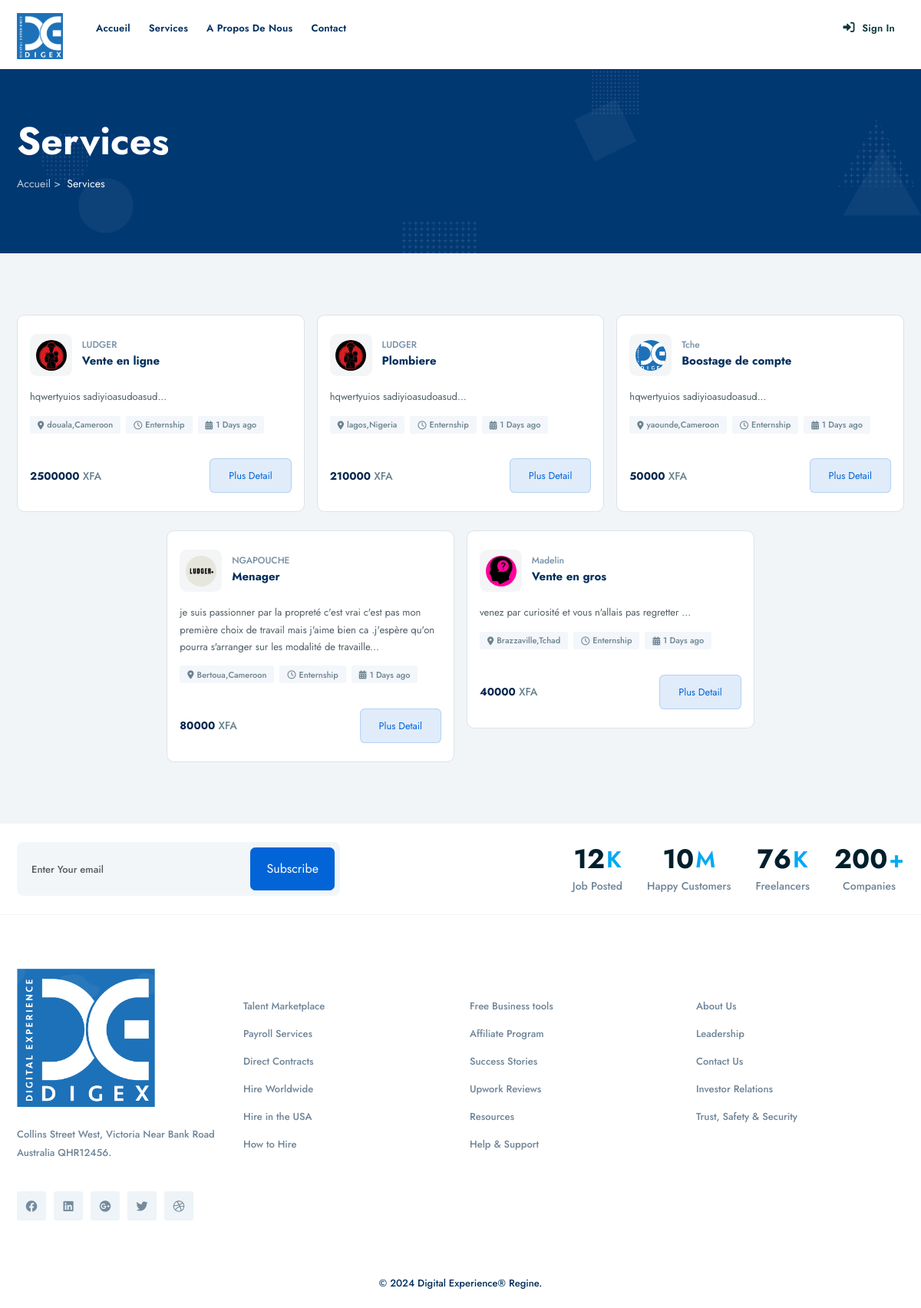
Page /job.php on the committed database.
### tables this page shows
CREATE TABLE `services` (
  `id` int(11) NOT NULL,
  `user_id` int(11) NOT NULL,
  `title` varchar(100) NOT NULL,
  `expired` enum('0','1') NOT NULL DEFAULT '0',
  `pays_service` varchar(100) NOT NULL,
  `ville_service` varchar(100) NOT NULL,
  `experience_service` varchar(100) NOT NULL,
  `description_service` varchar(255) NOT NULL,
  `salaire_service` int(11) NOT NULL,
  `skill_service` varchar(100) NOT NULL,
  `applied_service` int(11) NOT NULL DEFAULT 0,
  `view_service` int(11) NOT NULL DEFAULT 0,
  `created_at` date NOT NULL,
  `updated_at` date NOT NULL
);

CREATE TABLE `users` (
  `id` int(11) NOT NULL,
  `img` varchar(100) NOT NULL,
  `nom` varchar(100) NOT NULL,
  `prenom` varchar(100) NOT NULL,
  `email` varchar(100) NOT NULL,
  `number` int(20) NOT NULL,
  `sexe` varchar(100) NOT NULL,
  `password` varchar(100) NOT NULL,
  `type` varchar(100) NOT NULL,
  `langue` varchar(100) NOT NULL,
  `skill` varchar(100) DEFAULT NULL,
  `description` longtext DEFAULT NULL,
  `experience` varchar(100) DEFAULT NULL,
  `emplois` varchar(100) NOT NULL,
  `ville` varchar(100) NOT NULL,
  `pays` varchar(100) DEFAULT NULL,
  `social` longtext NOT NULL DEFAULT '\'{"facebook":" ","tweeter":" ","instagram":" ","linkin":" "}\'',
  `abonnement` varchar(100) DEFAULT NULL,
  `date_naissance` date DEFAULT NULL,
  `created_at` timestamp NOT NULL DEFAULT current_timestamp() ON UPDATE current_timestamp(),
  `updated_at` timestamp NOT NULL DEFAULT current_timestamp()
);

### controller/job_controller.php (the view, shortened to what this page needs)
<section class="gray-simple">
    <div class="container">
        <div class="row">
            <div class="col-lg-12 col-md-12 col-sm-12">
                <div class="row justify-content-center gx-xl-3 gx-3 gy-4">
                    <?php
                        include('actions/conbd.php');
                        $txtSearchField = $_GET['research'];
                        $sql="SELECT services.id,
                                    services.pays_service,
                                    services.title,
                                    services.ville_service,
                                    services.salaire_service,
                                    services.created_at,
                                    services.description_service,
                                    users.nom,
                                    users.prenom,
                                    users.img
                                FROM services
                                INNER JOIN users
                                ON services.user_id=users.id
                                WHERE  CONCAT(services.title, ' ',
                                                services.pays_service, ' ',
                                                services.ville_service, ' ',
                                                users.nom, ' ',
                                                users.prenom
                                                ) LIKE '%$txtSearchField%'" ;
                                    $query = mysqli_query($link,$sql);
                                    $nblignes=mysqli_num_rows($query);
                                    if($nblignes>0){
                                        while($data = mysqli_fetch_array($query)){
                                            echo'<div class="col-xl-4 col-lg-6 col-md-6 col-sm-12">
                                                    <div class="jbs-grid-layout border">
                                                        <div class="jbs-grid-emp-head">
                                                            <div class="jbs-grid-emp-content">
                                                                <div class="jbs-grid-emp-thumb"><a href="service.php?job='.$data['id'].'"><figure><img src="images_users/'.$data['img'].'" class="img-fluid circle" alt=""></figure></a></div>
                                                                <div class="jbs-grid-job-caption">
                                                                    <div class="jbs-job-employer-wrap"><span>'.$data['nom'].'</span></div>
                                                                    <div class="jbs-job-title-wrap"><h4><a href="service.php?job='.$data['id'].'" class="jbs-job-title">'.$data['title'].'</a></h4></div>
                                                                </div>
                                                            </div>
                                                        </div>
                                                        <div class="jbs-grid-job-description">
                                                            <p>'.substr($data['description_service'], 0, 200).'... </p>
                                                        </div>
                                                        <div class="jbs-grid-job-edrs">
                                                            <div class="jbs-grid-job-edrs-group">
                                                                <span><i class="fa-solid fa-location-dot me-1"></i>'.$data['ville_service'].','.$data['pays_service'].'</span>
                                                                <span><i class="fa-regular fa-clock me-1"></i>Enternship</span>
                                                                <span><i class="fa-solid fa-calendar-days me-1"></i>1 Days ago</span>
                                                            </div>
                                                        </div>
                                                        <div class="jbs-grid-job-apply-btns">
                                                            <div class="jbs-btn-groups">
                                                                <div class="jbs-sng-blux"><div class="jbs-grid-package-title smalls"><h5>'.$data['salaire_service'].'<span> XFA</span></h5></div></div>
                                                                <div class="jbs-sng-blux"><a href="service.php?job='.$data['id'].'" class="btn btn-md btn-light-primary px-4">Plus Detail</a></div>
                                                            </div>
                                                        </div>
                                                    </div>
                                                </div>';
                                        }
                                    }
                    ?>
                </div>
            </div>
        </div>
    </div>
</section>

### assets/css/colors.css (style rules this page uses)
.blue-theme .btn-light-primary { background:rgba(2,100,214, 0.12); border-color:rgba(2,100,214, 0.2); color:#0264d6; }

### rows in the picture
services: user.img (picture), user.nom "LUDGER", title "Vente en ligne", description_service "hqwertyuios sadiyioasudoasud", ville_service "douala", pays_service "Cameroon", salaire_service "2500000"
services: user.img (picture), user.nom "LUDGER", title "Plombiere", description_service "hqwertyuios sadiyioasudoasud", ville_service "lagos", pays_service "Nigeria", salaire_service "210000"
services: user.img (picture), user.nom "Tche", title "Boostage de compte", description_service "hqwertyuios sadiyioasudoasud", ville_service "yaounde", pays_service "Cameroon", salaire_service "50000"
services: user.img (picture), user.nom "NGAPOUCHE", title "Menager", description_service "je suis passionner par la propreté c'est vrai c'est pas mon première choix de travail mais j'aime bien ca .j'espère qu'on pourra s'arranger sur les modalité de travaille", ville_service "Bertoua", pays_service "Cameroon", salaire_service "80000"
services: user.img (picture), user.nom "Madelin", title "Vente en gros", description_service "venez par curiosité et vous n'allais pas regretter", ville_service "Brazzaville", pays_service "Tchad", salaire_service "40000"
